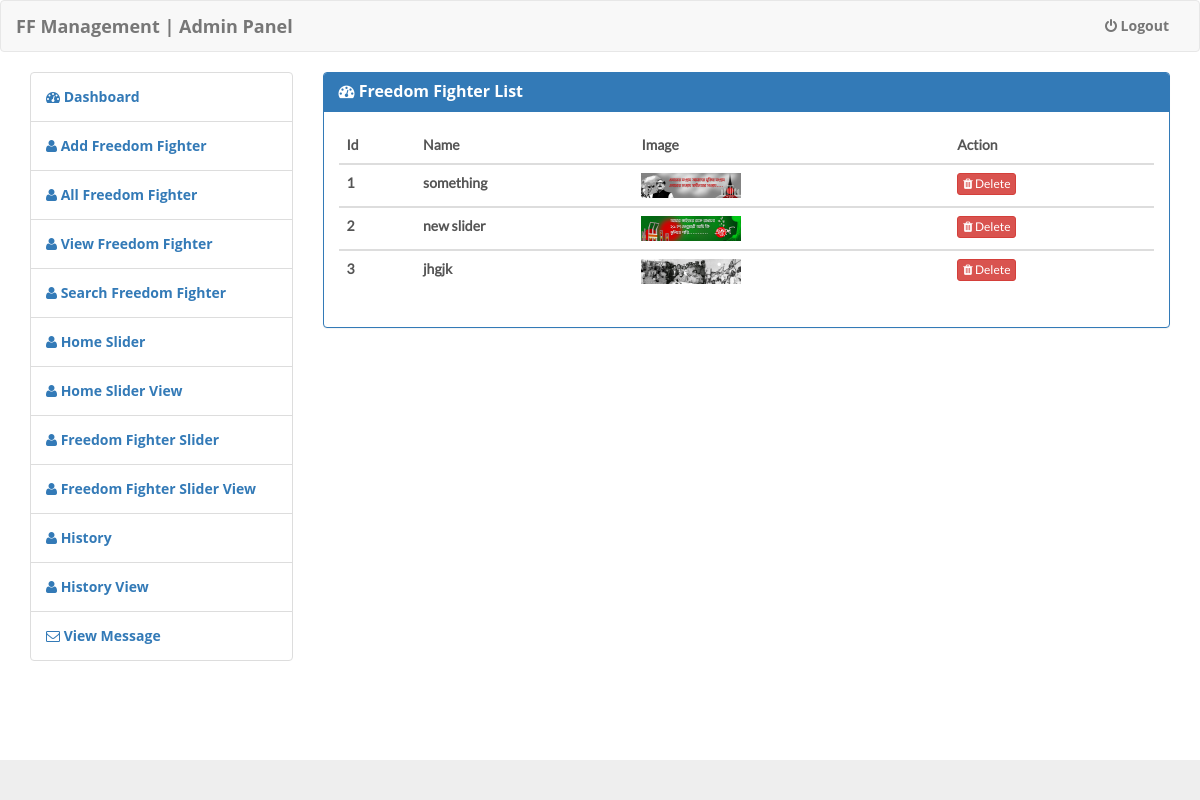
The page /admin/home_slider_view.php (signed in) on the database its author committed.
### tables this page shows
CREATE TABLE `homeslider` (
  `id` int(11) NOT NULL,
  `name` varchar(500) NOT NULL,
  `image` varchar(500) NOT NULL
);

### admin/home_slider_view.php (the view, shortened to what this page needs)
<?php include 'inc/function.php' ; ?>
<?php include 'inc/header.php' ;
$sql = "SELECT * FROM homeslider" ;
$result = $db -> query($sql);
?>
<main>
    <div class="container">
        <div class="row">
            <div class="col-md-3">
                <?php include 'inc/sidebar.php' ;  ?>
            </div>
            <div class="col-md-9">
                <article>
                    <div class="panel panel-primary">
                        <div class="panel-heading">
                            <h3 class="panel-title"> <i class="fa fa-dashboard"></i> Freedom Fighter List </h3>
                        </div>
                        <div class="panel-body">
                            <table class="table table-hover">
                                <thead>
                                    <tr>
                                    <th>Id</th>
                                    <th>Name</th>
                                    <th>Image</th>
                                    <th>Action</th>
                                    </tr>
                                </thead>
                                <?php while ($row = $result -> fetch_assoc()){ ?>
                                <tbody>
                                    <tr>
                                        <th><?php echo $row['id'];?></th>
                                        <th><?php echo $row['name'];?></th>
                                        <th><img src="<?php echo"img/" .$row['image'];?>" alt="" srcset="" width="100"></th>
                                        <td>
                                            <form action="" method="GET" role="form">
                                                <button name="submit" type="submit" class="btn btn-xs btn-danger"><i class="fa fa-trash"></i> Delete</button>
                                            </form>
                                        </td>
                                    </tr>
                                </tbody>
                                <?php }   ?>
                            </table>
                        </div>
                    </div>
                </article>
            </div>
        </div>
    </div>
</main>
<?php include 'inc/footer.php' ; ?>

### admin/css/custom.css (style rules this page uses)
*, *:after, *:before { box-sizing: border-box; }
img { max-width: 100%; height: auto; }
h1, h2, h3, h4, h5, h6 { font-family: "Open Sans", sans-serif; font-weight: 700; margin: 0 0 15px; color: #333333; }
html, body { height: 100% }
body { font-family: 'Lato', sans-serif; font-size: 14px; line-height: 2; color: #555555; font-weight: 400; }

### rows shown on the page
homeslider: id "1", name "something", image (picture)
homeslider: id "2", name "new slider", image (picture)
homeslider: id "3", name "jhgjk", image (picture)
